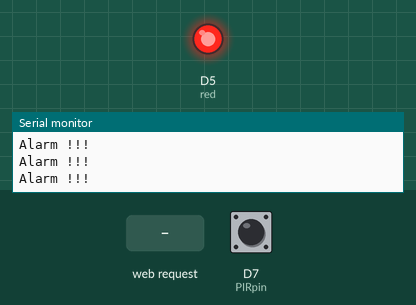
Recording of a sketch running on a simulated ESP8266 (NodeMCU). Shown: output pins drawn as LEDs (lit = HIGH), the last lines printed to the serial monitor. Dashed ring = blinking. The test bench sets the inputs (shaded band); at power-on: D7 (PIRpin) HIGH. WiFi joins after 1.5 s; servers stay silent unless stated.

Above: at 2.7 s.
2.8 s: D7 (PIRpin) driven LOW
At 3.1 s:
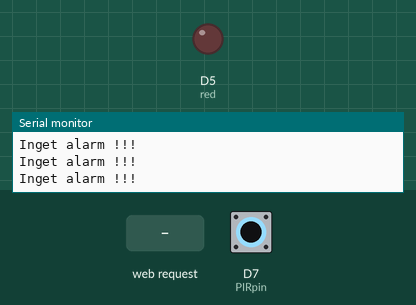
4.7 s: HTTP request GET /LED=ON received
At 5.3 s:
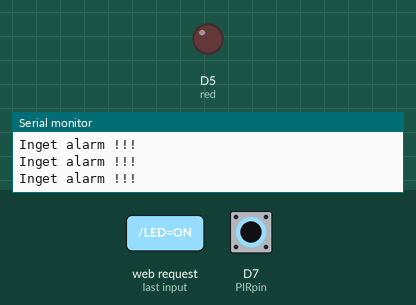
9.2 s: D7 (PIRpin) driven HIGH
At 10.6 s:
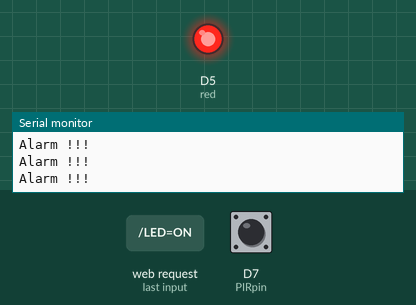
12.2 s: D7 (PIRpin) pulsed LOW 5 times (0.12 s each, 0.3 s apart)
At 12.41 s:
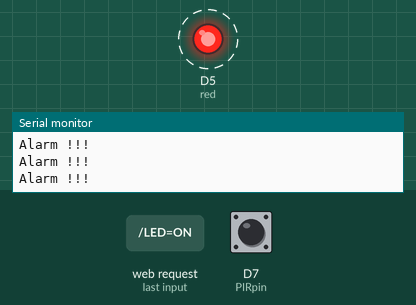
16.7 s: D7 (PIRpin) pulsed LOW 5 times (0.12 s each, 0.3 s apart)
At 18.8 s:
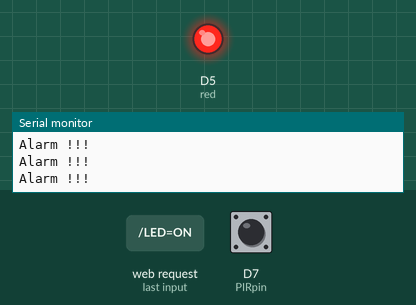
Timing chart, 0 to 20.3 s (numbered marks = the images above; inputs shaded):
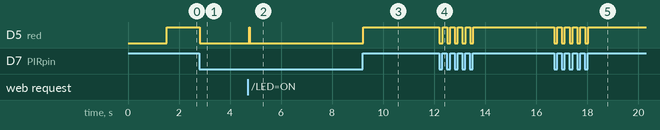

The sketch:

Version2.ino
```cpp
#include <ESP8266WiFi.h>
#include <WiFiClient.h>
#include <ESP8266WebServer.h>
#include <ESP8266mDNS.h>

#define D0 1
#define D1 5
#define D2 4
#define D3 0
#define D4 2
#define D5 14
#define D6 12
#define D7 13
#define D8 15
#define D9 3
#define D10 1

//const char* ssid = "Molk"; // http://192.168.153.200/
//const char* password = "Molk0901";

const char* ssid = "Stefan"; // http://192.168.43.55/
const char* password = "xvip7945";

//const char* ssid = "TN_24GHz_57CFAB"; // http://192.168.10.240/
//const char* password = "322E14A1DB";

WiFiServer server(80);

int red = 14;
int PIRpin = 13; // D7 Nodemcu

// the setup function runs once when you press reset or power the board
void setup() {
  // initialize digital pin LED_BUILTIN as an output.

  Serial.begin(9600);
  pinMode(red, OUTPUT);
  pinMode(PIRpin, INPUT);

    // Connect to WiFi network
  Serial.println();
  Serial.println();
  Serial.print("Connecting to ");
  Serial.println(ssid);

  WiFi.begin(ssid, password);

  while (WiFi.status() != WL_CONNECTED) {
    delay(500);
    Serial.print(".");
  }
  Serial.println("");
  Serial.println("WiFi connected");

  // Start the server
  server.begin();
  Serial.println("Server started");

  // Print the IP address
  Serial.print("Use this URL to connect: ");
  Serial.print("http://");
  Serial.print(WiFi.localIP());
  Serial.println("/");
 }

// the loop function runs over and over again forever
void loop() {

   if(digitalRead(PIRpin)==LOW)//Detecting whether the body movement information
  {
    digitalWrite(red,LOW);//LED OFF
    Serial.println("Inget alarm !!!");
    //delay(500);
  }else
  {
    digitalWrite(red,HIGH);//LED ON
    Serial.println("Alarm !!!");
    //delay(500);
  }

 {
  // Check if a client has connected
  WiFiClient client = server.available();
  if (!client) {
    return;
  }

  // Wait until the client sends some data
  Serial.println("new client");
  while(!client.available()){
    delay(1);
  }

  // Read the first line of the request
  String request = client.readStringUntil('\r');
  Serial.println(request);
  client.flush();

  // Match the request

  int value = LOW;

  if (request.indexOf("/LED=ON") != -1)  {
    digitalWrite(red, HIGH); // ändrade red (lapan) till PIRpin
    value = HIGH;
  }
  if (request.indexOf("/LED=OFF") != -1)  {
    digitalWrite(red, LOW); // ändrade red (lampan) till PIRpin
    value = LOW;
  }

// Set ledPin according to the request
//digitalWrite(ledPin, value);

  // Return the response
  client.println("HTTP/1.1 200 OK");
  client.println("Content-Type: text/html");
  client.println(""); //  do not forget this one
  client.println("<!DOCTYPE HTML>");
  client.println("<html>");

  client.print("Toaletten är nu: ");

  if(value == HIGH) {
    client.print("Upptagen");
  } else {
    client.print(" Ledig");
  }
  client.println("<br><br>");
  client.println("<a href=\"/LED=ON\"\"><button>Turn On </button></a>");
  client.println("<a href=\"/LED=OFF\"\"><button>Turn Off </button></a><br/>");
  client.println("</html>");
  delay(1);
  Serial.println("Client disonnected");
  Serial.println("");
 }
  }

  /*
  digitalWrite(red, HIGH);   // turn the LED on (HIGH is the voltage level)
  delay(1000);                       // wait for a second
  digitalWrite(red, LOW);    // turn the LED off by making the voltage LOW
  delay(1000);                       // wait for a second
  */

/*
#include <SPI.h>
#include <Ethernet.h>

// network configuration. dns server, gateway and subnet are optional.

 // the media access control (ethernet hardware) address for the shield:
byte mac[] = { 0xDE, 0xAD, 0xBE, 0xEF, 0xFE, 0xED };

// the dns server ip
IPAddress dnServer(192, 168, 0, 1);
// the router's gateway address:
IPAddress gateway(192, 168, 0, 1);
// the subnet:
IPAddress subnet(255, 255, 255, 0);

//the IP address is dependent on your network
IPAddress ip(192, 168, 0, 2);

void setup() {
  Serial.begin(9600);

  // initialize the ethernet device
  Ethernet.begin(mac, ip, dnServer, gateway, subnet);
  //print out the IP address
  Serial.print("IP = ");
  Serial.println(Ethernet.localIP());
}

void loop() {
}
*/
```

Measured:
- after the input at 2.8 s, D5 (red): HIGH → LOW at once
- after the input at 4.7 s, D5 (red): LOW → HIGH after 0.05 s, → LOW 0.02 s later
- after the input at 9.2 s, D5 (red): LOW → HIGH at once
- after the input at 12.2 s, D5 (red): alternates HIGH for 0.18 s and LOW for 0.12 s, 10 changes in all, then stays HIGH, starting at once
- after the input at 16.7 s, D5 (red): alternates HIGH for 0.18 s and LOW for 0.12 s, 10 changes in all, then stays HIGH, starting at once
